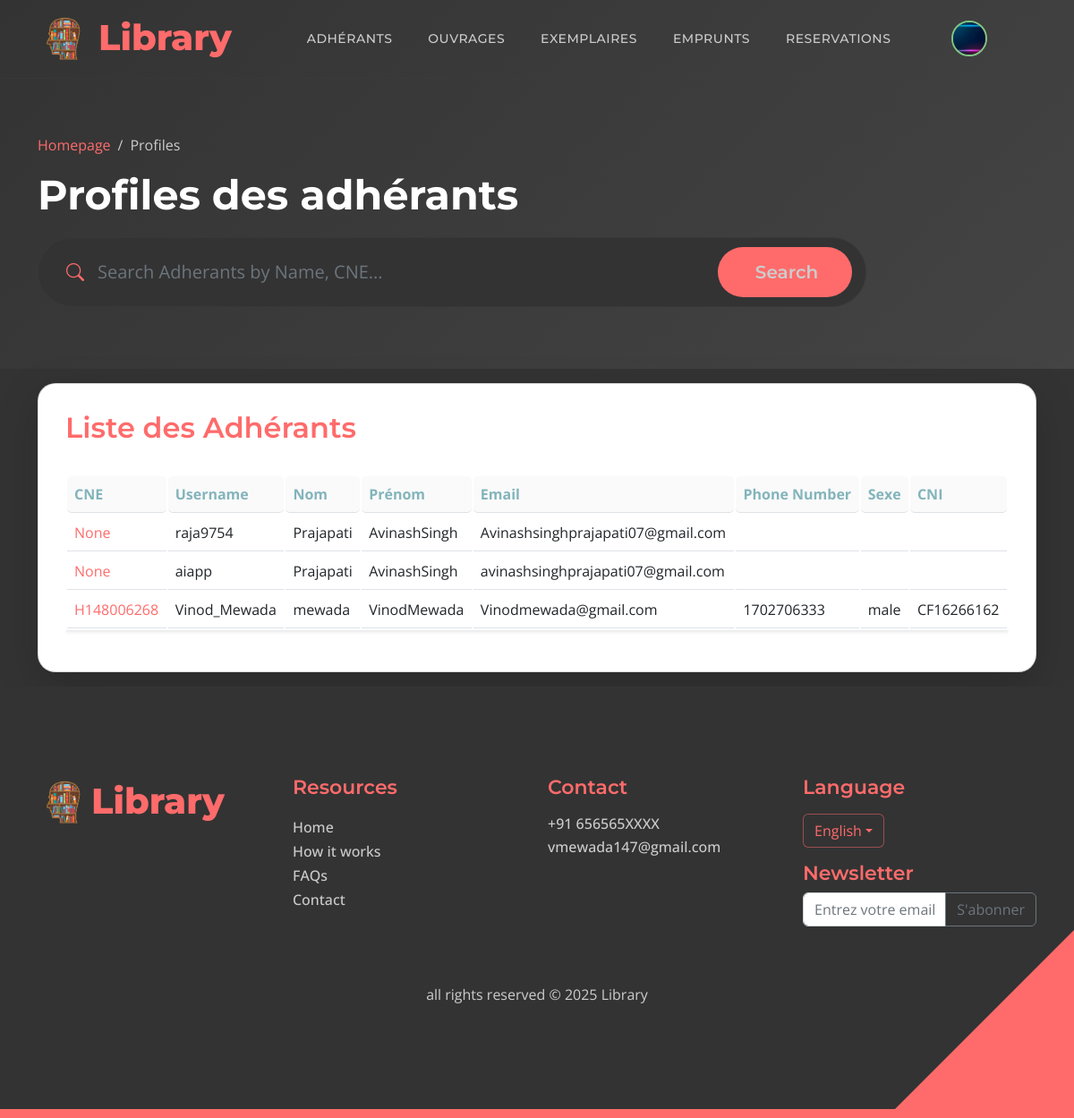
Page /profiles/ (signed in) on the committed database.
### adherants/models.py (models this page shows, shortened)
class Profile(models.Model):
    user = models.OneToOneField(User, on_delete=models.CASCADE, null=True, blank=True)
    prenom = models.CharField(max_length=255, blank=True, null=True)
    nom = models.CharField(max_length=255, blank=True, null=True)
    email = models.EmailField(max_length=500, blank=True, null=True)
    username = models.CharField(max_length=200, blank=True, null=True)
    CNI = models.CharField(max_length=200, blank=True, null=True)
    profile_image = models.ImageField(null=True, blank=True, upload_to='profiles/', default="profiles/user-default.png")
    departement = models.CharField(max_length=200, blank=True, null=True)
    filiere = models.CharField(max_length=200, blank=True, null=True)
    CNE = models.CharField(max_length=200, blank=True, null=True)
    semestre = models.CharField(max_length=200, blank=True, null=True)
    sexe = models.CharField(max_length=200, blank=True, null=True)
    phonenumber = models.CharField(max_length=200, blank=True, null=True)
    created = models.DateTimeField(auto_now_add=True)
    id = models.UUIDField(default=uuid.uuid4, unique=True,
                          primary_key=True, editable=False)

### adherants/views.py (the view)
# urls.py: path('profiles/', views.profiles, name='profiles'),
def profiles(request):
    profiles, search_query = searchProfiles(request)
    profiles = profiles.filter(
        user__is_staff=False
    )
    context = {'profiles': profiles, 'search_query': search_query}
    return render(request, 'adherants/profiles.html', context)

### adherants/utils.py (called while the page is built)
def searchProfiles(request):
    search_query = ''
    if request.GET.get('search_query'):
        search_query = request.GET.get('search_query')
    profiles = Profile.objects.distinct().filter(
        Q(nom__icontains=search_query) |
        Q(prenom__icontains=search_query) |
        Q(CNE__icontains=search_query) |
        Q(CNI__icontains=search_query) |
        Q(departement__icontains=search_query) |
        Q(filiere__icontains=search_query) |
        Q(semestre__icontains=search_query) |
        Q(phonenumber__icontains=search_query) |
        Q(sexe__icontains=search_query) |
        Q(username__icontains=search_query)
    )
    return profiles, search_query

### adherants/templates/adherants/profiles.html (shortened to what this page needs)
{% extends 'main.html' %}
{%load static%}
{% block content %}
<header class="hero-section site-header d-flex flex-column justify-content-center align-items-center">
    <div class="container">
        <div class="row align-items-center">
            <div class="col-lg-12 col-12">
                <nav aria-label="breadcrumb">
                    <ol class="breadcrumb">
                        <li class="breadcrumb-item"><a href="{% url 'ouvrages:index' %}">Homepage</a></li>
                        <li class="breadcrumb-item active" aria-current="page">Profiles</li>
                    </ol>
                </nav>
                <h2 class="text-white">Profiles des adhérants</h2>
            </div>
            <div class="col-lg-10 col-12">
                <form method="GET"  action="{% url 'profiles' %}" class="custom-form mt-2 pt-1 pb-1 mb-lg-0 mb-2" role="search">
                    <div class="input-group input-group-lg">
                        <span class="input-group-text bi-search" id="basic-addon1">
                        </span>
                        <input name="search_query" value="{{search_query}}" type="search" class="form-control" id="search_query" placeholder="Search Adherants by Name, CNE..." aria-label="Search">
                        <button type="submit" class="form-control">Search</button>
                    </div>
                </form>
            </div>
        </div>
    </div>
</header>
<section class="section-bg p-lg-3">
    <div class="container">
        <div class="row">
            <div class="col-lg-12 col-12">
                <div class="custom-block bg-white shadow-lg">
                    <div class="d-flex justify-content-between align-items-center mb-4">
                        <h3 class="section-title">Liste des Adhérants</h3>
                    </div>
                    <div class="table-responsive">
                        <table class="table ">
                            <thead >
                                <tr class="th">
                                    <th class="th">CNE</th>
                                    <th class="th">Username</th>
                                    <th class="th">Nom</th>
                                    <th class="th">Prénom</th>
                                    <th class="th">Email</th>
                                    <th class="th">Phone Number</th>
                                    <th class="th">Sexe</th>
                                    <th class="th">CNI</th>
                                </tr>
                            </thead>
                            <tbody>
                                {% for profile in profiles %}
                                <tr>
                                    <td>
                                        <a href="{% url 'user-profile' profile.id %}">
                                            {{profile.CNE}}
                                        </a>
                                    </td>
                                    <td>{{profile.username}}</td>
                                    <td>{{ profile.nom }}</td>
                                    <td>{{ profile.prenom }}</td>
                                    <td>{{ profile.email }}</td>
                                    <td>{% if profile.phonenumber %}{{ profile.phonenumber }}{% endif %}</td>
                                    <td>{% if profile.sexe %}{{ profile.sexe }}{% endif %}</td>
                                    <td>{% if profile.CNI %}{{ profile.CNI }}{% endif %}</td>
                                </tr>
                                {% empty %}
                                <tr>
                                    <td colspan="5" class="fw-semibold text-center text-warning">Aucun profil d'adhérant trouvé</td>
                                </tr>
                                {% endfor %}
                            </tbody>
                        </table>
                    </div>
                </div>
            </div>
        </div>
    </div>
</section>
{% endblock content %}

### templates/navbar.html (shortened to what this page needs)
{% load static %}
<nav class="navbar navbar-expand-lg">
    <div class="container">
        <a class="navbar-brand" href="{% url 'ouvrages:index'%}#section_1">
            <div class="d-flex justify-content-around align-content-center">
                <img src="{% static 'images/logoo.png'%}" class="navbar-logo"/>
                <h6 class="navbar-title">Library</h6>
            </div>
        </a>
        <div class="collapse navbar-collapse" id="navbarNav">
            <ul class="navbar-nav ms-lg-5">
                {% if user.is_staff %}
                <li class="nav-item">
                    <a class="nav-link click-scroll" href="{% url 'profiles'%}">Adhérants</a>
                </li>
                <li class="nav-item">
                    <a class="nav-link click-scroll" href="{% url 'ouvrages:browse'%}">Ouvrages</a>
                </li>
                <li class="nav-item">
                    <a class="nav-link click-scroll" href="{% url 'ouvrages:exemplaires' %}">Exemplaires</a>
                </li>
                <li class="nav-item">
                    <a class="nav-link click-scroll" href="{% url 'ouvrages:emprunt' %}">Emprunts</a>
                </li>
                <li class="nav-item">
                    <a class="nav-link click-scroll" href="{% url 'ouvrages:list_reservations' %}">Reservations</a>
                </li>
                {%endif%}
            </ul>
            <div class="d-none d-lg-block ms-lg-4">
                <div class="nav-item dropdown">
                    {% if user.is_authenticated %}
                        <a href="#" class="ms-lg-4" id="navbarLightDropdownMenuLink" role="button" data-bs-toggle="dropdown" aria-expanded="false">
                            <img src="{{ user.profile.profile_image.url }}" class="avatar avatar-sm nav-link navbar-icon bi-person smoothscroll">
                        </a>
                    {% else %}
                        <a class="nav-link navbar-icon bi-person smoothscroll ms-lg-4" href="#" id="navbarLightDropdownMenuLink" role="button" data-bs-toggle="dropdown" aria-expanded="false">
                        </a>
                    {% endif %}
                </div>
            </div>
        </div>
    </div>
</nav>

### static/css/style.css (style rules this page uses)
.avatar { border-radius: 50%; border: 2px solid #81C784; object-fit: cover; }
.navbar-logo { height: 60px; width: auto; margin-top: auto; margin-right: 0.5rem; }
.navbar-title { margin-top: 0.3rem; font-size: 2.5rem; font-weight: 800; }

### adherants/templates/adherants/profiles.html (style rules this page uses)
.th { background-color: #fafafa !important; color: #83b4bb; border-radius: 5px !important; padding: 10px; }
table { border-collapse: separate; box-shadow: 0px 2px 4px rgba(0, 0, 0, 0.1); }

### rows in the picture
Profile: CNE "None", username "raja9754", nom "Prajapati", prenom "AvinashSingh", email "Avinashsinghprajapati07@gmail.com"
Profile: CNE "None", username "aiapp", nom "Prajapati", prenom "AvinashSingh", email "avinashsinghprajapati07@gmail.com"
Profile: CNE "H148006268", username "Vinod_Mewada", nom "mewada", prenom "VinodMewada", email "Vinodmewada@gmail.com", phonenumber "1702706333", sexe "male", CNI "CF16266162"
